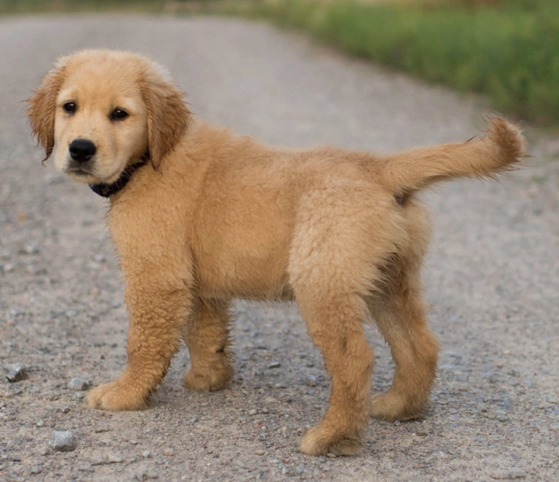
#> input picture images/test.jpg, 1118 x 964 px, given in place of the camera (shown at 1/2 size)
$ python MotionDetectorImpl.py   (Python 2 division)   (older library calls are emulated)
#> lines starting #> are read from the running program, lines starting #| are printed output that depends on the picture
"""
This project uses open-cv for motion/no motion detection
An action is performed if no motion is detected for X amount of seconds
"""
import datetime
import json

import cv2

conf = json.load(open("conf.json"))
#> (reads conf.json from the repository)

print "[INFO] Initializing..."
# initialize the camera and grab a reference to the raw camera capture
video_capture = cv2.VideoCapture(1)

avg = None
lastUploaded = datetime.datetime.now()
motionCounter = 0

text_motion_detected = "Motion detected"
text_no_motion_detected = "No motion"

lastMotionDetectionTime = None


def performActionIfNoMotionForXSeconds(frame):
    """
    Perform an action using the frame if there is no motion for X seconds
    :param frame:
    :return:
    """
    global lastMotionDetectionTime

    if lastMotionDetectionTime is None:
        return

    # time difference since the last motion was detected
    timeDiff = (datetime.datetime.now() - lastMotionDetectionTime).seconds  # type: datetime

    if timeDiff > conf["min_no_motion_seconds"]:
        lastMotionDetectionTime = None
        print "perform action on this frame", frame.shape, timeDiff


while True:
    # capture frames from the camera
    ret, frame = video_capture.read()
#> frame is the input picture: shape (964, 1118, 3); mean B, G, R 115.7, 135.2, 151.7
    timestamp = datetime.datetime.now()
    text = text_no_motion_detected

    # resize the frame, convert it to grayscale, and blur it
    scale = 0.50
    frame = cv2.resize(frame, None, fx=scale, fy=scale)
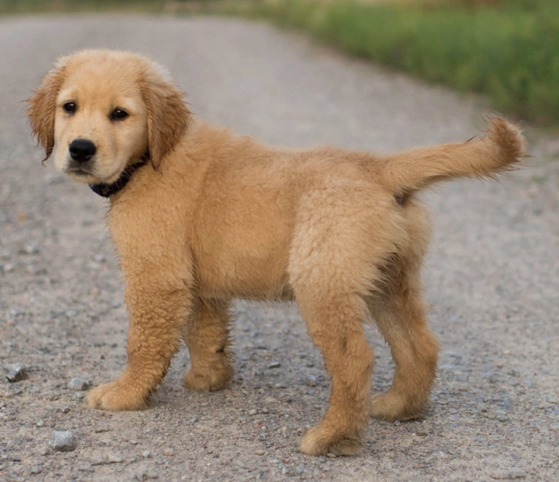
#> frame: shape (482, 559, 3); mean B, G, R 115.8, 135.3, 151.8
    gray = cv2.cvtColor(frame, cv2.COLOR_BGR2GRAY)
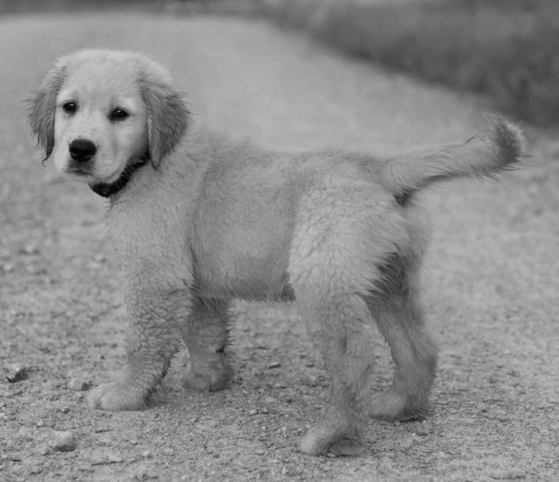
#> gray: shape (482, 559); min 1, max 215, mean 138
    gray = cv2.GaussianBlur(gray, (21, 21), 0)
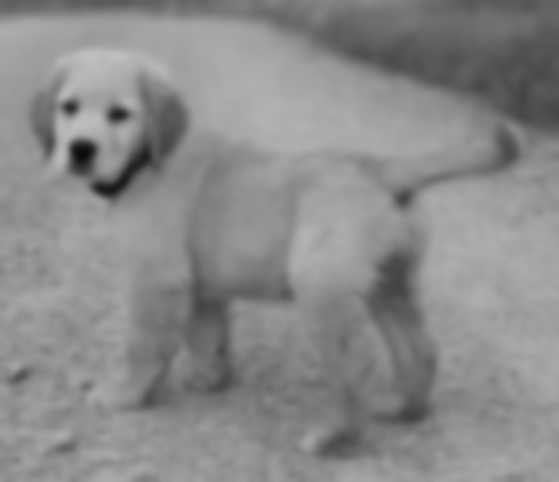
#> gray: shape (482, 559); min 10, max 191, mean 138

    # if the average frame is None, initialize it
    if avg is None:
        print ("[INFO] starting background model...")
        avg = gray.copy().astype("float")
        continue

    # accumulate the weighted average between the current frame and
    # previous frames, then compute the difference between the current
    # frame and running average
    cv2.accumulateWeighted(gray, avg, 0.5)
    frameDelta = cv2.absdiff(gray, cv2.convertScaleAbs(avg))

    # threshold the delta image, dilate the thresholded image to fill
    # in holes, then find contours on thresholded image
    thresh = cv2.threshold(frameDelta, conf["delta_thresh"], 255, cv2.THRESH_BINARY)[1]
    thresh = cv2.dilate(thresh, None, iterations=2)
    (_, cnts, _) = cv2.findContours(thresh.copy(), cv2.RETR_EXTERNAL, cv2.CHAIN_APPROX_SIMPLE)

    # loop over the contours
    for c in cnts:
        # if the contour is too small, ignore it
        if cv2.contourArea(c) < conf["min_area"]:
            continue

        # compute the bounding box for the contour, draw it on the frame,
        # and update the text
        (x, y, w, h) = cv2.boundingRect(c)
        cv2.rectangle(frame, (x, y), (x + w, y + h), (0, 255, 0), 2)
        text = text_motion_detected
        lastMotionDetectionTime = datetime.datetime.now()
        print "motion detected"

    # draw the text and timestamp on the frame
    ts = timestamp.strftime("%A %d %B %Y %I:%M:%S%p")
    cv2.putText(frame, "Status: {}".format(text), (10, 20), cv2.FONT_HERSHEY_SIMPLEX, 0.5, (0, 0, 255), 2)
    cv2.putText(frame, ts, (10, frame.shape[0] - 10), cv2.FONT_HERSHEY_SIMPLEX, 0.35, (0, 0, 255), 1)

    # check to see if motion is detected
    if text == text_motion_detected:
        # check to see if enough time has passed between uploads
        if (timestamp - lastUploaded).seconds >= conf["min_upload_seconds"]:
            # increment the motion counter
            motionCounter += 1

            # check to see if the number of frames with consistent motion is high enough
            if motionCounter >= conf["min_motion_frames"]:
                print ("Motion detection is fully satisfied")
                # Upload the frame or write to the disk etc.
                # path = timestamp.strftime("%b-%d_%H_%M_%S" + ".jpg")
                # cv2.imwrite(path, frame)
                lastUploaded = timestamp
                motionCounter = 0

    # otherwise, no motion is detected
    else:
        motionCounter = 0

    # check to see if the frames should be displayed to screen
    if conf["show_video"]:
        # display the video feed
        cv2.imshow("Video", frame)
        if cv2.waitKey(1) & 0xff == ord('q'):
            break

    # finally process frame if needed
    performActionIfNoMotionForXSeconds(frame)
